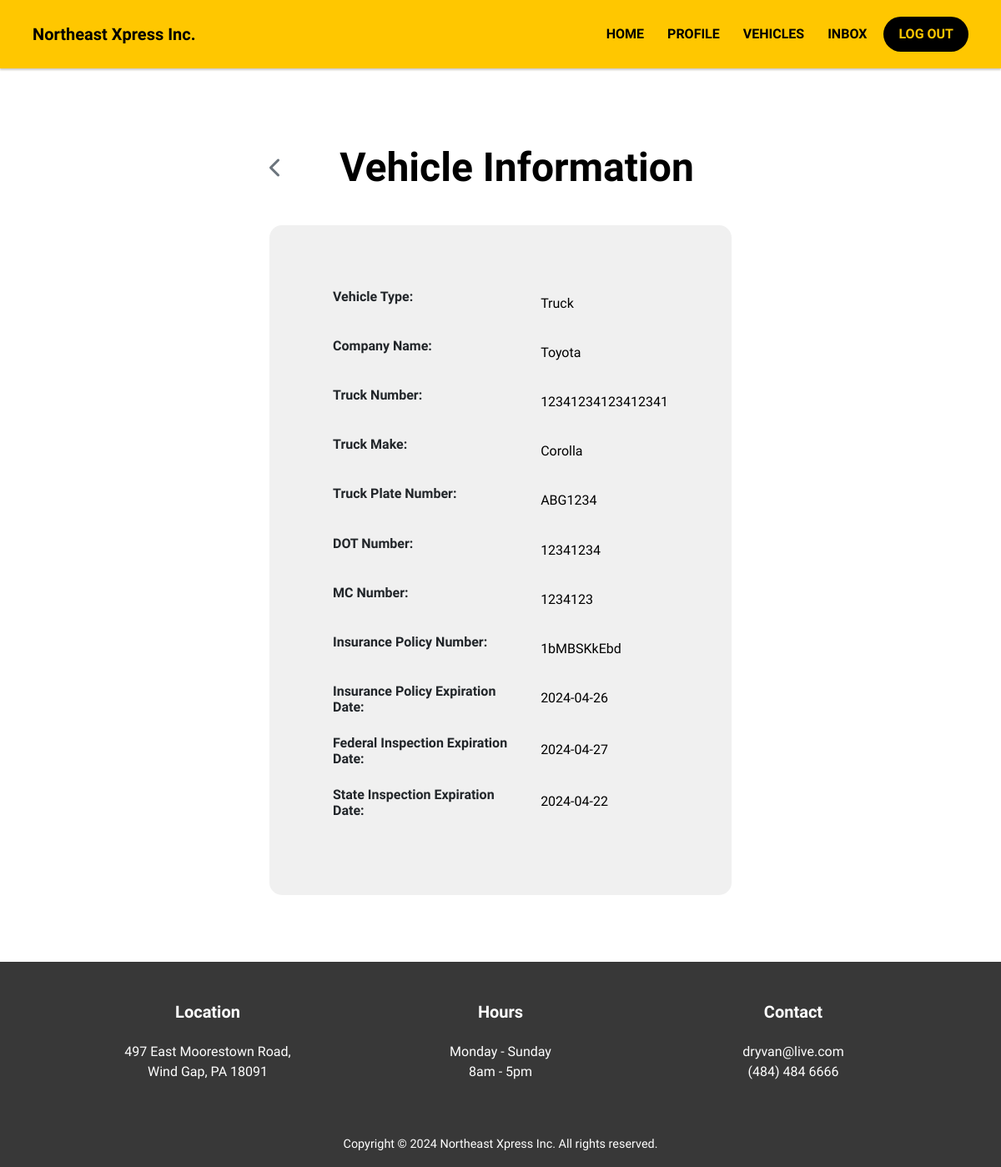
Screenshot of /vehicle-details.php?id=2 (signed in) with the database file from the repository.
### tables this page shows
CREATE TABLE `vehicles` (
  `id` int NOT NULL,
  `vehicleType` enum('Truck','Trailer') NOT NULL,
  `companyName` varchar(255) NOT NULL,
  `truckNumber` varchar(50) NOT NULL,
  `truckMake` varchar(100) NOT NULL,
  `truckPlateNumber` varchar(50) NOT NULL,
  `DOTNumber` varchar(50) NOT NULL,
  `MCNumber` varchar(50) NOT NULL,
  `insurancePolicyNumber` varchar(50) NOT NULL,
  `insurancePolicyExpirationDate` date NOT NULL,
  `federalInspectionExpirationDate` date NOT NULL,
  `stateInspectionExpirationDate` date NOT NULL,
  `approved` tinyint(1) DEFAULT '0',
  `createdAt` timestamp NULL DEFAULT CURRENT_TIMESTAMP,
  `UserID` int DEFAULT NULL
);

### vehicle-details.php (the view, shortened to what this page needs)
<?php
require_once './includes/db_conn.php';
$vehicleID = $_GET['id'];
?>
<html lang="en">
    <head>
        <link rel="stylesheet" href="https://cdnjs.cloudflare.com/ajax/libs/font-awesome/6.5.2/css/all.min.css"
 />
        <link rel="stylesheet" href="https://cdn.jsdelivr.net/npm/bootstrap@4.3.1/dist/css/bootstrap.min.css"
>
        <link rel="stylesheet" href="assets/css/style.css">
    </head>
    <body>
        <?php include './includes/navbar.php'; ?>
        <div class="container-fluid profile-page">
            <div class="row">
                <div class="col-12 col-md-10 col-lg-6 m-auto profile">
                    <h2 class="d-flex justify-content-between" id="fullName"><a href="vehicles.php" class="mr-2"><i
                                class="fa fa-chevron-left back-icon text-secondary"></i></a><span class="mx-auto">Vehicle
                            Information</span></h2>
                    <div class="profile-box" id="profileInfo">
                        <?php
                        $sql = "SELECT * FROM vehicles WHERE id = $vehicleID";
                        $result = $conn->query($sql);
                        $keyToNameMap = array(
                            'vehicleType' => 'Vehicle Type',
                            'companyName' => 'Company Name',
                            'truckNumber' => 'Truck Number',
                            'truckMake' => 'Truck Make',
                            'truckPlateNumber' => 'Truck Plate Number',
                            'DOTNumber' => 'DOT Number',
                            'MCNumber' => 'MC Number',
                            'insurancePolicyNumber' => 'Insurance Policy Number',
                            'insurancePolicyExpirationDate' => 'Insurance Policy Expiration Date',
                            'federalInspectionExpirationDate' => 'Federal Inspection Expiration Date',
                            'stateInspectionExpirationDate' => 'State Inspection Expiration Date',
                        );
                        if ($result && $result->num_rows > 0) {
                            echo '<table class="tprofile table table-borderless">';
                            while ($row = $result->fetch_assoc()) {
                                foreach ($keyToNameMap as $key => $value) {
                                    echo '<tr>';
                                    if (array_key_exists($key, $row)) {
                                        $properName = $keyToNameMap[$key];
                                        echo '<th>' . $properName . ':</th>';
                                        echo '<td>' . $row[$key] . '</td>';
                                    }
                                    echo '</tr>';
                                }
                            }
                            echo '</table>';
                        } else {
                            echo '<p>No vehicles found.</p>';
                        }
                        ?>
                    </div>
                </div>
            </div>
        </div>
        <div id="contact" class="container-fluid m-0 footer">
            <div class="row justify-content-center red">
                <div class="col-md-4 text-center">
                    <h4>Location</h4>
                    <p>497 East Moorestown Road, <br>Wind Gap, PA 18091</p>
                </div>
                <div class="col-md-4 text-center">
                    <h4>Hours</h4>
                    <p>Monday - Sunday<br>8am - 5pm</p>
                </div>
                <div class="col-md-4 text-center">
                    <h4>Contact</h4>
                    <p>dryvan@live.com<br>
                        <a href="tel:+14844846666"> (484) 484 6666 </a>
                    </p>
                </div>
            </div>
        </div>
        <div class="container-fluid m-0 justify-content-center copyright">
            <div class="row">
                <div class="col">
                    <p> Copyright &copy; 2024 Northeast Xpress Inc. All rights reserved. </p>
                </div>
            </div>
        </div>
    </body>
</html>

### assets/css/style.css (style rules this page uses)
body { font-family: "Work Sans", sans-serif; font-style: normal; scroll-behavior: smooth; overflow-x: hidden; }
.container-fluid { margin: .75rem .5rem; }
.profile-page { margin-bottom: 10vh; }
.profile h2 { margin-top: 20vh; text-align: center; }
.profile-box { background-color: #f0f0f0; margin-right: 1rem; padding: 2.5rem 2.5rem; border-radius: 15px; }
.tprofile td { font-size: 1rem; font-weight: 400; color: #000000; line-height: 2.2; }
.vehicles h2, .profile h2 { display: flex; justify-content: center; align-items: center; font-weight: 700; font-size: 3rem; color: #000000; padding-bottom: 2rem; }
.footer { display: flex; align-items: center; justify-content: space-evenly; min-height: 25vh; background-color: #383838; }
.red { width: 90%; padding: 2rem 0; }
.red .text-center { padding: 1rem 0; }
.red h4 { color: #ffffff; font-weight: 600; font-size: 1.25rem; padding-bottom: 1rem; }
.red p { color: #ffffff; font-weight: 500; }
.red a { color: #ffffff; }
.copyright { background-color: #383838; color: #FFFFFF; padding: 0; display: flex; justify-content: center; align-items: center; font-size: .9rem; }
.back-icon { font-size: 24px !important; }
@media (min-width: 992px) { .profile-box { padding: 3rem; } }
@media (min-width: 1200px) { .profile-box { padding: 4rem; } }

### rows the page displays
vehicles: properName "Vehicle Type", vehicleType "Truck", properName "Company Name", companyName "Toyota", properName "Truck Number", truckNumber "12341234123412341", properName "Truck Make", truckMake "Corolla", properName "Truck Plate Number", truckPlateNumber "ABG1234", properName "DOT Number", DOTNumber "12341234", properName "MC Number", MCNumber "1234123", properName "Insurance Policy Number", insurancePolicyNumber "1bMBSKkEbd", properName "Insurance Policy Expiration Date", insurancePolicyExpirationDate "2024-04-26", properName "Federal Inspection Expiration Date", federalInspectionExpirationDate "2024-04-27", properName "State Inspection Expiration Date", stateInspectionExpirationDate "2024-04-22"
